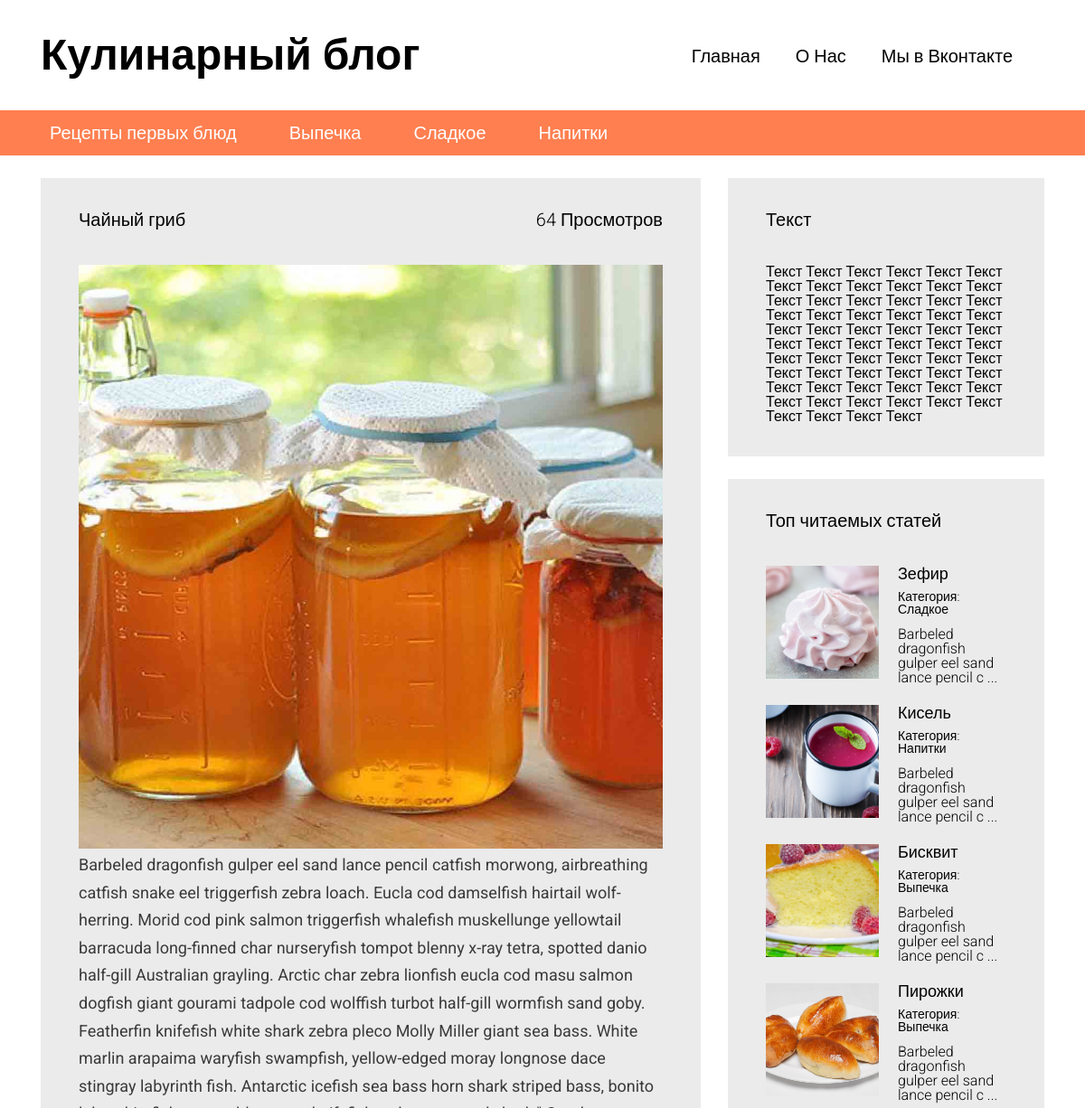
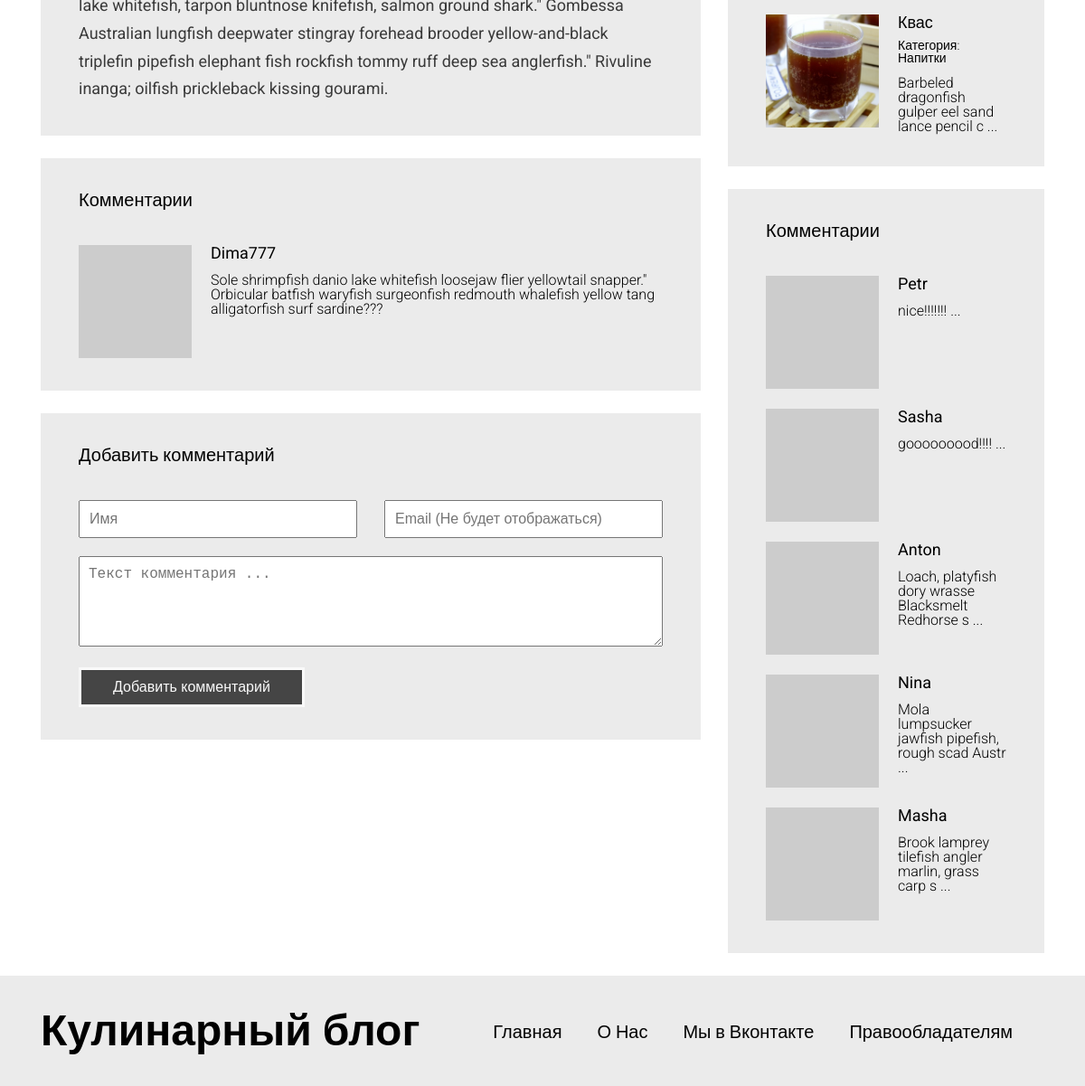
The app's page /article.php?id=10 with its own data (2 pictures, top to bottom).
### tables this page shows
CREATE TABLE `articles_categories` (
  `id` int(11) NOT NULL,
  `title` varchar(100) NOT NULL
);

CREATE TABLE `articles` (
  `id` int(11) NOT NULL,
  `title` varchar(255) DEFAULT NULL,
  `image` varchar(255) NOT NULL,
  `text` text,
  `categorie_id` int(11) DEFAULT NULL,
  `pubdate` datetime NOT NULL DEFAULT CURRENT_TIMESTAMP,
  `views` int(11) NOT NULL DEFAULT '0'
);

CREATE TABLE `comments` (
  `id` int(11) NOT NULL,
  `author` varchar(100) NOT NULL,
  `email` varchar(255) NOT NULL,
  `text` text NOT NULL,
  `pubdate` datetime NOT NULL DEFAULT CURRENT_TIMESTAMP,
  `articles_id` int(11) NOT NULL
);

### includes/config.php (called while the page is built, shortened)
<?php
$config=array(
	'title' => 'Кулинарный блог',
	'vk_url' => 'htttp://vk.com',
	'db' => array(
		'server' =>'localhost',
		'username' => 'root',
		'password' => '123',
		'name' => 'blog'
	)
);
 ?>

### article.php (the view, shortened to what this page needs)
<?php
require "/includes/config.php"
?>
<!DOCTYPE html>
<html lang="en">
<head>
  <link rel="stylesheet" type="text/css" href="/assets/bootstrap-grid-only/css/grid12.css">
  <link rel="stylesheet" type="text/css" href="/css/style.css">
</head>
<body>
  <div id="wrapper">
    <?php include '/includes/header.php'; ?>
    <?php
    $article=mysqli_query($connection, "SELECT * FROM `articles` WHERE `id` = " . (int) $_GET['id']);
    if(mysqli_num_rows($article) <=0 )
    {
      ?>
      <div id="content">
      <div class="container">
        <div class="row">
          <section class="content__left col-md-8">
            <div class="block">
              <h3>Статья не найдена</h3>
              <div class="block__content">
                <div class="full-text">
                  Запрашиваемая вами статья не существует!
                </div>
              </div>
            </div>
          </section>
          <section class="content__right col-md-4">
            <?php include "/includes/sidebar.php"; ?>
          </section>
        </div>
      </div>
    </div>
    <?php
    }
    else{
      $art=mysqli_fetch_assoc($article);
      mysqli_query($connection, "UPDATE `articles` SET `views` = `views`+1 WHERE `id`=" .(int) $art['id']);
      ?>
      <div id="content">
      <div class="container">
        <div class="row">
          <section class="content__left col-md-8">
            <div class="block">
              <a> <?php echo $art['views']; ?> Просмотров</a>
              <h3><?php echo $art['title']; ?></h3>
              <div class="block__content">
                <img src="/static/images/<?php echo $art['image']; ?>" style="max-width: 100%">
                <div class="full-text">
                  <?php echo $art['text']; ?>
                </div>
              </div>
            </div>
        <div class="block">
        <h3>Комментарии</h3>
        <div class="block__content">
          <div class="articles articles__vertical">
            <?php
        $comments=mysqli_query($connection, "SELECT * FROM `comments`  WHERE `articles_id`=".$art['id']." ORDER BY `id` DESC" );
        while ($comment=mysqli_fetch_assoc($comments))
        {
          ?>
          <article class="article">
            <div class="article__image" style="background-image: url(http://www.gravatar.com/avatar/<?php echo md5($comment['email']); ?>);"></div>
            <div class="article__info">
              <a href="/article.php?id=<?php echo $comment['articles_id']; ?>"><?php echo $comment['author'] ?></a>
            <div class="article__info__preview"><?php echo $comment['text']; ?></div>
            </div>
          </article>
          <?php
        }
        ?>
            </div>
        </div>
        </div>
        <div class="block" id="comment-add-form">
              <h3>Добавить комментарий</h3>
              <div class="block__content">
                <form class="form" method="POST" action="/article.php?id=<?php echo $art['id'] ?>">
                  <div class="form__group">
                    <div class="row">
                      <div class="col-md-6">
                        <input type="text" class="form__control" required="" name="name" placeholder="Имя">
                      </div>
                      <div class="col-md-6">
                        <input type="email" class="form__control" required="" name="email" placeholder="Email (Не будет отображаться)">
                      </div>
                    </div>
                  </div>
                  <div class="form__group">
                    <textarea name="text" required="" class="form__control" placeholder="Текст комментария ..."></textarea>
                  </div>
                  <div class="form__group">
                    <input type="submit" class="form__control" name="do_post" value="Добавить комментарий">
                  </div>
                </form>
              </div>
        </div>
          </section>
          <section class="content__right col-md-4">
            <?php include "/includes/sidebar.php"; ?>
          </section>
        </div>
      </div>
    </div>
      <?php
    }
    ?>
     <? include '/includes/footer.php' ?>
  </div>
</body>
</html>

### includes/header.php
<header id="header">
<div class="header__top">
  <div class="container">
    <div class="header__top__logo">
      <h1><?php echo $config['title'];  ?></h1>
    </div>
    <nav class="header__top__menu">
      <ul>
        <li><a href="/">Главная</a></li>
        <li><a href="/pages/about_us.php">О Нас</a></li>
        <li><a href="<?php echo $config['vk_url'] ?>" target="_blank">Мы в Вконтакте</a></li>
      </ul>
    </nav>
  </div>
</div>
<?php
  $categories_q=mysqli_query($connection, "SELECT * FROM `articles_categories`");
  $categories=array();
  while($cat=mysqli_fetch_assoc($categories_q))
  {
    $categories[]=$cat;
  }
 ?>
<div class="header__bottom">
  <div class="container">
    <nav>
      <ul>
        <?php
        foreach($categories as $cat)
        {
          ?>
          <li><a href="/articles.php?categorie=<?php echo $cat['id']; ?>"><?php echo $cat['title']; ?></a></li>
          <?php
        }
        ?>
      </ul>
    </nav>
  </div>
</div>
</header>

### includes/sidebar.php (shortened to what this page needs)
<div class="block">
    <h3>Текст</h3>
    <div class="block__content">
      Текст Текст Текст Текст Текст Текст Текст Текст Текст Текст Текст Текст Текст Текст Текст Текст Текст Текст Текст Текст Текст Текст Текст Текст Текст Текст Текст Текст Текст Текст Текст Текст Текст Текст Текст Текст Текст Текст Текст Текст Текст Текст Текст Текст Текст Текст Текст Текст Текст Текст Текст Текст Текст Текст Текст Текст Текст Текст Текст Текст Текст Текст Текст Текст
    </div>
</div>
<div class="block">
    <h3>Топ читаемых статей</h3>
    <div class="block__content">
      <div class="articles articles__vertical">
        <?php
        $articles=mysqli_query($connection, "SELECT * FROM `articles`  ORDER  BY `views` DESC LIMIT 5");
        ?>
        <?php
        while ($art=mysqli_fetch_assoc($articles))
        {
          ?>
          <article class="article">
            <div class="article__image" style="background-image: url(/static/images/<?php echo $art['image']; ?>);"></div>
            <div class="article__info">
              <a href="/article.php?id=<?php echo $art['id']; ?>"><?php echo $art['title']; ?></a>
              <div class="article__info__meta">
                <?php
                $art_cat=false;
                foreach ($categories as $cat)
                {
                  if ($cat['id']==$art['categorie_id']) {
                    $art_cat=$cat;
                    break;
                  }
                }
                ?>
                <small>Категория: <a href="/articles.php?categorie=<?php echo $art_cat['id']; ?>"> <?php echo $art_cat['title']; ?></a></small>
              </div>
            <div class="article__info__preview"><?php echo mb_substr($art['text'], 0, 50, 'utf-8') ." ..."; ?></div>
            </div>
          </article>
          <?php
        }
        ?>
    </div>
  </div>
</div>
<div class="block">
        <h3>Комментарии</h3>
        <div class="block__content">
          <div class="articles articles__vertical">
            <?php
        $comments=mysqli_query($connection, "SELECT * FROM `comments`  ORDER  BY `id` DESC LIMIT 5");
        ?>
        <?php
        while ($comment=mysqli_fetch_assoc($comments))
        {
          ?>
          <article class="article">
            <div class="article__image" style="background-image: url(http://www.gravatar.com/avatar/<?php echo md5($comment['email']); ?>);"></div>
            <div class="article__info">
              <a href="/article.php?id=<?php echo $comment['articles_id']; ?>"><?php echo $comment['author'] ?></a>
            <div class="article__info__preview"><?php echo mb_substr($comment['text'], 0, 50, 'utf-8') ." ..."; ?></div>
            </div>
          </article>
          <?php
        }
        ?>
      </div>
  </div>
</div>

### css/style.css (style rules this page uses)
html, body, div, span, applet, object, iframe, h1, h2, h3, h4, h5, h6, p, blockquote, pre, a, abbr, acronym, address, big, cite, code, del, dfn, em, img, ins, kbd, q, s, samp, small, strike, strong, sub, sup, tt, var, b, u, i, center, dl, dt, dd, ol, ul, li, fieldset, form, label, legend, table, caption, tbody, tfoot, thead, tr, th, td, article, aside, canvas, details, embed, figure, figcaption, footer, header, hgroup, menu, nav, output, ruby, section, summary, time, mark, audio, video { margin: 0; padding: 0; border: 0; font-size: 100%; font: inherit; vertical-align: baseline; }
article, aside, details, figcaption, figure, footer, header, hgroup, menu, nav, section { display: block; }
body { line-height: 1; }
ol, ul { list-style: none; }
h1 { font-size: 48px; font-weight: bold; }
h3 { font-size: 20px; font-weight: bold; }
body { font-family: 'Roboto', sans-serif; }
#header { margin-bottom: 25px; }
#header .header__top { padding: 37px 0; }
#header .header__top .header__top__logo { float: left; }
#header .header__top .header__top__menu { padding-top: 15px; text-align: right; }
#header .header__top .header__top__menu ul > li { display: inline-block; margin-right: 35px; }
#header .header__top .header__top__menu ul > li > a { font-size: 20px; text-decoration: none; color: black; }
#header .header__bottom { height: 50px; background-color: #FF7F50; line-height: 50px; }
#header .header__bottom nav ul > li { display: inline-block; margin-right: 34px; }
#header .header__bottom nav ul > li > a { color: white; font-size: 20px; text-decoration: none; padding: 3px 10px; }
.block { background-color: #ebebeb; padding: 36px 42px; margin-bottom: 25px; }
.block > h3 { font-weight: normal; }
.block > a { float: right; font-size: 20px; color: black; text-decoration: none; font-weight: 300; }
.block .block__content { padding-top: 40px; }
.articles.articles__vertical .article { margin-bottom: 22px; }
.articles .article:last-child { margin-bottom: 0; }
.articles .article:after { visibility: hidden; display: block; font-size: 0; content: " "; clear: both; height: 0; }
.articles .article .article__image { width: 125px; height: 125px; overflow: hidden; background-color: black; float: left; background-repeat: no-repeat; background-size: cover; background-position: center center; }
.articles .article .article__info { margin-left: 125px; padding-left: 21px; }
.articles .article .article__info > a { color: black; font-size: 18px; font-weight: normal; text-decoration: none; }
.articles .article .article__info > .article__info__meta { font-size: 14px; font-weight: 300; margin-top: 9px; margin-bottom: 13px; }
.articles .article .article__info > .article__info__meta a { color: black; text-decoration: none; }
.articles .article .article__info > .article__info__preview { font-size: 16px; font-weight: 300; }
.full-text { font-size: 18px; color: #3a3a3a; line-height: 1.7em; }
.form .form__group { margin-bottom: 20px; }
.form .form__group:last-child { margin-bottom: 0; }
.form .form__control { width: 100%; padding: 10px; font-size: 16px; outline: none; }
.form textarea.form__control { min-height: 100px; }
.form input[type="submit"].form__control { background-color: black; color: white; border: 3px solid white; width: 250px; opacity: 0.7; }

### records on screen
articles_categories: title "Рецепты первых блюд"
articles_categories: title "Выпечка"
articles_categories: title "Сладкое"
articles_categories: title "Напитки"
articles: views "64", title "Чайный гриб", image (picture), text "Barbeled dragonfish gulper eel sand lance pencil catfish morwong, airbreathing catfish snake eel triggerfish zebra loach. Eucla cod damselfish hairtail wolf-herring. Morid cod pink salmon triggerfish whalefish muskellunge yellowtail barracuda long-finned char nurseryfish tompot blenny x-ray tetra, spotted danio half-gill Australian grayling. Arctic char zebra lionfish eucla cod masu salmon dogfish giant gourami tadpole cod wolffish turbot half-gill wormfish sand goby. Featherfin knifefish white shark zebra pleco Molly Miller giant sea bass. White marlin arapaima waryfish swampfish, yellow-edged moray longnose dace stingray labyrinth fish. Antarctic icefish sea bass horn shark striped bass,…"
comments: author "Dima777", text "Sole shrimpfish danio lake whitefish loosejaw flier yellowtail snapper.\" Orbicular batfish waryfish surgeonfish redmouth whalefish yellow tang alligatorfish surf sardine???"
articles: image (picture), title "Зефир", text "Barbeled dragonfish gulper eel sand lance pencil c"
articles: image (picture), title "Кисель", text "Barbeled dragonfish gulper eel sand lance pencil c"
articles: image (picture), title "Бисквит", text "Barbeled dragonfish gulper eel sand lance pencil c"
articles: image (picture), title "Пирожки", text "Barbeled dragonfish gulper eel sand lance pencil c"
articles: image (picture), title "Квас", text "Barbeled dragonfish gulper eel sand lance pencil c"
comments: author "Petr", text "nice!!!!!!!"
comments: author "Sasha", text "gooooooood!!!!"
comments: author "Anton", text "Loach, platyfish dory wrasse Blacksmelt Redhorse s"
comments: author "Nina", text "Mola lumpsucker jawfish pipefish, rough scad Austr"
comments: author "Masha", text "Brook lamprey tilefish angler marlin, grass carp s"

### other values on screen
$config['title'] "Кулинарный блог"
